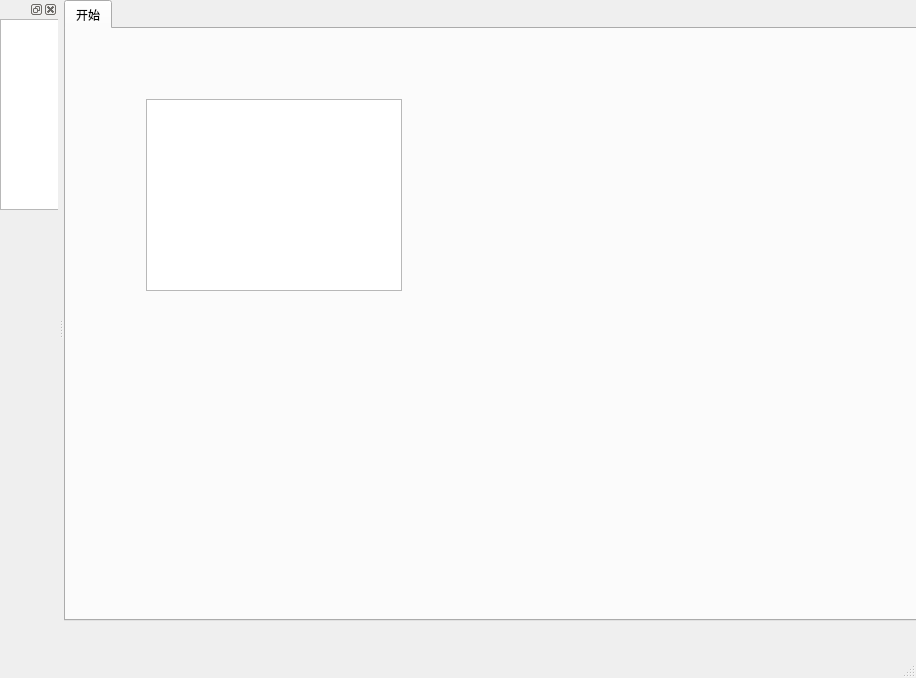
<?xml version="1.0" encoding="UTF-8"?>
<ui version="4.0">
 <class>MainWindow</class>
 <widget class="QMainWindow" name="MainWindow">
  <property name="geometry">
   <rect>
    <x>0</x>
    <y>0</y>
    <width>916</width>
    <height>678</height>
   </rect>
  </property>
  <property name="windowTitle">
   <string>MainWindow</string>
  </property>
  <widget class="QWidget" name="centralwidget">
   <widget class="QWidget" name="layoutWidget">
    <property name="geometry">
     <rect>
      <x>0</x>
      <y>0</y>
      <width>911</width>
      <height>621</height>
     </rect>
    </property>
    <layout class="QGridLayout" name="central_grid_layout">
     <item row="0" column="0">
      <widget class="QTabWidget" name="tab_widget">
       <property name="sizePolicy">
        <sizepolicy hsizetype="Preferred" vsizetype="Preferred">
         <horstretch>3</horstretch>
         <verstretch>0</verstretch>
        </sizepolicy>
       </property>
       <property name="font">
        <font>
         <family>微软雅黑</family>
        </font>
       </property>
       <property name="currentIndex">
        <number>0</number>
       </property>
       <widget class="QWidget" name="tab">
        <attribute name="title">
         <string>开始</string>
        </attribute>
        <widget class="QUndoView" name="undoView">
         <property name="geometry">
          <rect>
           <x>80</x>
           <y>70</y>
           <width>256</width>
           <height>192</height>
          </rect>
         </property>
        </widget>
       </widget>
      </widget>
     </item>
    </layout>
   </widget>
  </widget>
  <widget class="QMenuBar" name="menubar">
   <property name="geometry">
    <rect>
     <x>0</x>
     <y>0</y>
     <width>916</width>
     <height>26</height>
    </rect>
   </property>
  </widget>
  <widget class="QStatusBar" name="statusbar"/>
  <widget class="QDockWidget" name="dockWidget_2">
   <property name="maximumSize">
    <size>
     <width>524287</width>
     <height>627</height>
    </size>
   </property>
   <attribute name="dockWidgetArea">
    <number>1</number>
   </attribute>
   <widget class="QWidget" name="dockWidgetContents_2">
    <widget class="QTreeView" name="treeView">
     <property name="geometry">
      <rect>
       <x>0</x>
       <y>0</y>
       <width>191</width>
       <height>191</height>
      </rect>
     </property>
    </widget>
   </widget>
  </widget>
 </widget>
 <resources/>
 <connections/>
</ui>
